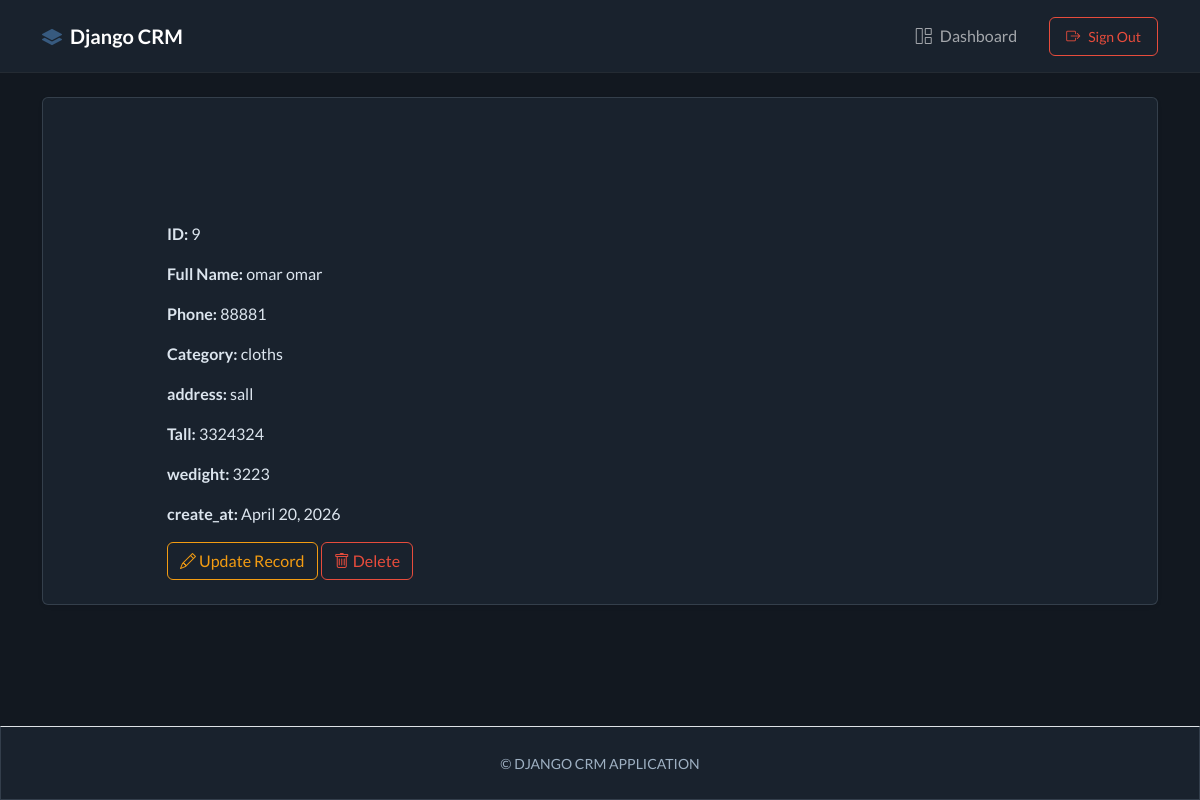
Screenshot of /view/9 (signed in) with the database file from the repository.
### webapp/models.py (models this page shows, shortened)
class Record(models.Model):
    user = models.ForeignKey(User, on_delete=models.CASCADE, null=True, blank=True)
    first_name = models.CharField(max_length=250)
    last_name = models.CharField(max_length=250)
    Category = models.ForeignKey(Category, on_delete=models.CASCADE)
    phone= models.IntegerField()
    tall = models.IntegerField()
    wedight = models.IntegerField()
    address = models.CharField(max_length=500)
    create_at = models.DateField(auto_now_add=True)

class Category(models.Model):
    name = models.CharField(max_length=250)
    create_at = models.DateTimeField(auto_now_add=True)
    def __str__(self):
        return self.name

### webapp/views.py (the view)
@login_required(login_url='login')
def view_record(request, record_id):
    all_records = get_object_or_404(Record, id = record_id , user=request.user)
    context = {
        'record' : all_records
    }
    return render(request, 'web/view_record.html',context)

### templates/web/view_record.html
{% extends "base.html" %}
{% block content  %}
<div class = "cart" style="padding-left:100px ; padding-top:100px">
    <p><strong>ID: </strong>{{record.id}}</p>
    <p><strong>Full Name: </strong>{{record.first_name}} {{record.last_name}}</p>
    <p><strong>Phone: </strong>{{record.phone}}</p>
    <p><strong>Category: </strong>{{record.Category}}</p>
    <p><strong>address: </strong>{{record.address}}</p>
    <p><strong>Tall: </strong>{{record.tall}}</p>
    <p><strong>wedight: </strong>{{record.wedight}}</p>
    <p><strong>create_at: </strong>{{record.create_at}}</p>
    <a href="{% url 'update_record' record.id  %}" class="btn btn-outline-warning">
        <i class="bi bi-pencil"></i>
        Update Record
    </a>
    <a href="{% url 'delete_record' record.id %}" class="btn btn-outline-danger">
        <i class="bi bi-trash"></i>
    Delete
</a>
</div>
{% endblock  %}

### templates/base.html (style rules this page uses)
:root { --crm-bg: #121820; --crm-surface: #19222d; --crm-surface-soft: #1f2a36; --crm-border: rgba(146, 164, 182, 0.22); --crm-text-soft: #9eb0c2; }
body { background: var(--crm-bg); color: #dce5ee; }
.btn { transition: transform 250ms ease, box-shadow 250ms ease, background-color 250ms ease, border-color 250ms ease; }

### rows the page displays
Record: id "9", first_name "omar", last_name "omar", phone "88881", Category "cloths", address "sall", tall "3324324", wedight "3223", create_at "April 20, 2026"
